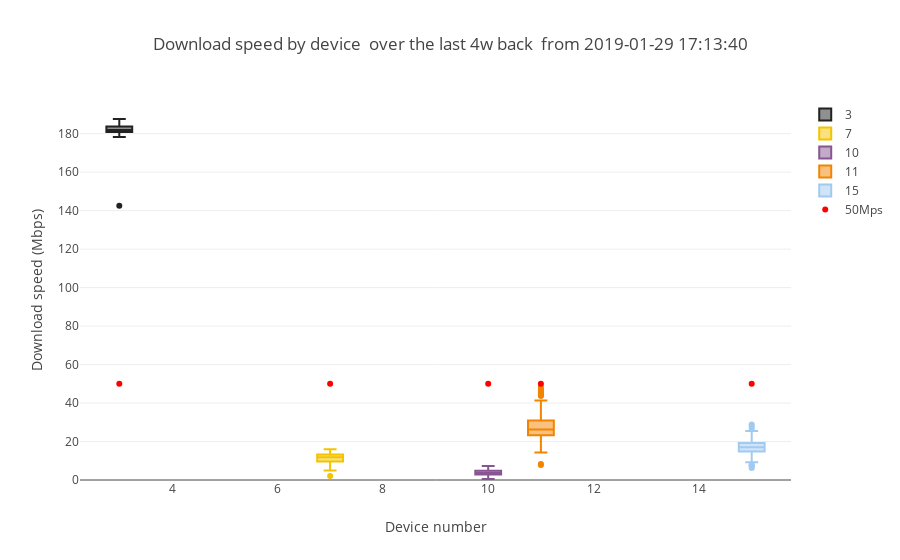

The code cell stored with this chart in its notebook:
### Code cell
t="Download speed by device "+title_tail
simple_boxplot(dataframe=download_df[download_df["SK_PI"].isin(normally_distributed_d)],plot_value='DOWNLOAD',sort_value='SK_PI',
               title=t, 
               ytitle="Download speed (Mbps)",
               xtitle="Device number", downloadline=True)

### Figure 1 — Plotly figure (JSON) as saved in the notebook; plotly's stock layout.template omitted (floating-point values rounded to 4 significant figures; data arrays with more than 128 entries replaced by an {"elided": "..."} marker saying what was removed)
{"data": [{"marker": {"color": "#222222"}, "name": "3", "type": "box", "y": {"elided": "142 float values"}}, {"marker": {"color": "#F3C300"}, "name": "7", "type": "box", "y": {"elided": "143 float values"}}, {"marker": {"color": "#875692"}, "name": "10", "type": "box", "y": [4.02, 3.4, 3.14, 5.6, 5.37, 4.51, 5.91, 4.81, 3.06, 5.06, 4.48, 4.2, 4.89, 3.99, 5.28, 3.54, 7.32, 6.46, 3.71, 3.88, 5.13, 3.6, 3.39, 4.41, 5.01, 5.17, 4.69, 2.02, 4.51, 3.14, 4.33, 4.41, 4.67, 3.51, 4.13, 3.49, 4.23, 2.78, 1.85, 4.1, 4.19, 2.88, 4.91, 1.65, 4.84, 3.95, 0.86, 4.13, 4.72, 5.19, 3.22, 2.05, 2.91, 4.02, 3.28, 1.16, 5.52, 5.28, 5.16, 3.13, 6.46, 4.33, 3.77, 2.91, 2.19, 3.4, 5.69, 2.73, 3.41, 3.56, 2.01, 1.86, 2.33, 1.75, 2.44, 2.32, 5.37, 0.9, 3.28, 2.58, 6.34, 5.36, 2.76, 4.43, 2.41, 4.62, 5.34, 3.39, 2.99, 0.56, 3.04, 5.74, 6.1, 5.32, 3, 2.75, 1.95, 4.73, 4.89, 4.58, 5.35, 3.08, 3.22, 5.06, 6.44, 5.55, 3.36, 3.43, 2.04, 3.41, 2.6, 4.36, 3.6, 1.72, 1.37, 3.4, 2.71, 2.65, 3.84, 2.5, 2.42, 3.46]}, {"marker": {"color": "#F38400"}, "name": "11", "type": "box", "y": {"elided": "143 float values"}}, {"marker": {"color": "#A1CAF1"}, "name": "15", "type": "box", "y": {"elided": "143 float values"}}, {"marker": {"color": "red"}, "mode": "markers", "name": "50Mps", "type": "scatter", "x": [3, 7, 10, 11, 15], "y": [50, 50, 50, 50, 50]}], "layout": {"title": "Download speed by device  over the last 4w back  from 2019-01-29 17:13:40", "xaxis": {"title": "Device number"}, "yaxis": {"rangemode": "tozero", "title": "Download speed (Mbps)"}}}
